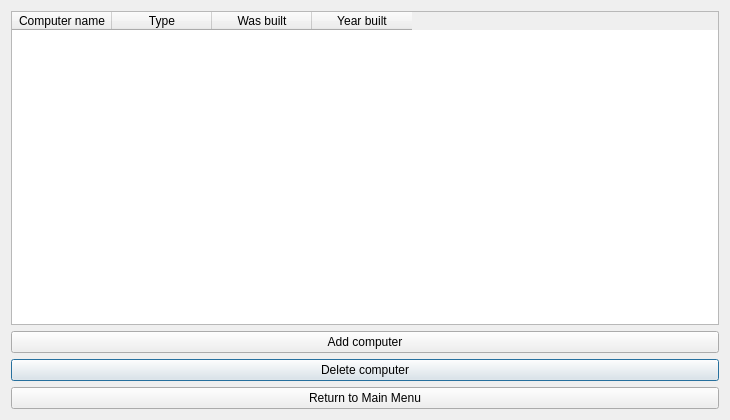
<?xml version="1.0" encoding="UTF-8"?>
<ui version="4.0">
 <class>ComputerWindow</class>
 <widget class="QDialog" name="ComputerWindow">
  <property name="geometry">
   <rect>
    <x>0</x>
    <y>0</y>
    <width>730</width>
    <height>420</height>
   </rect>
  </property>
  <property name="windowTitle">
   <string>Computer list</string>
  </property>
  <layout class="QGridLayout" name="gridLayout">
   <item row="3" column="0">
    <widget class="QPushButton" name="button_computer_deleteCpu">
     <property name="text">
      <string>Delete computer</string>
     </property>
    </widget>
   </item>
   <item row="0" column="0">
    <widget class="QTableWidget" name="tableWidget">
     <property name="sortingEnabled">
      <bool>true</bool>
     </property>
     <column>
      <property name="text">
       <string>Computer name</string>
      </property>
     </column>
     <column>
      <property name="text">
       <string>Type</string>
      </property>
     </column>
     <column>
      <property name="text">
       <string>Was built</string>
      </property>
     </column>
     <column>
      <property name="text">
       <string>Year built</string>
      </property>
     </column>
    </widget>
   </item>
   <item row="4" column="0">
    <widget class="QPushButton" name="button_computer_return">
     <property name="text">
      <string>Return to Main Menu</string>
     </property>
    </widget>
   </item>
   <item row="2" column="0">
    <widget class="QPushButton" name="button_computer_addCpu">
     <property name="text">
      <string>Add computer</string>
     </property>
    </widget>
   </item>
  </layout>
 </widget>
 <resources/>
 <connections/>
</ui>
